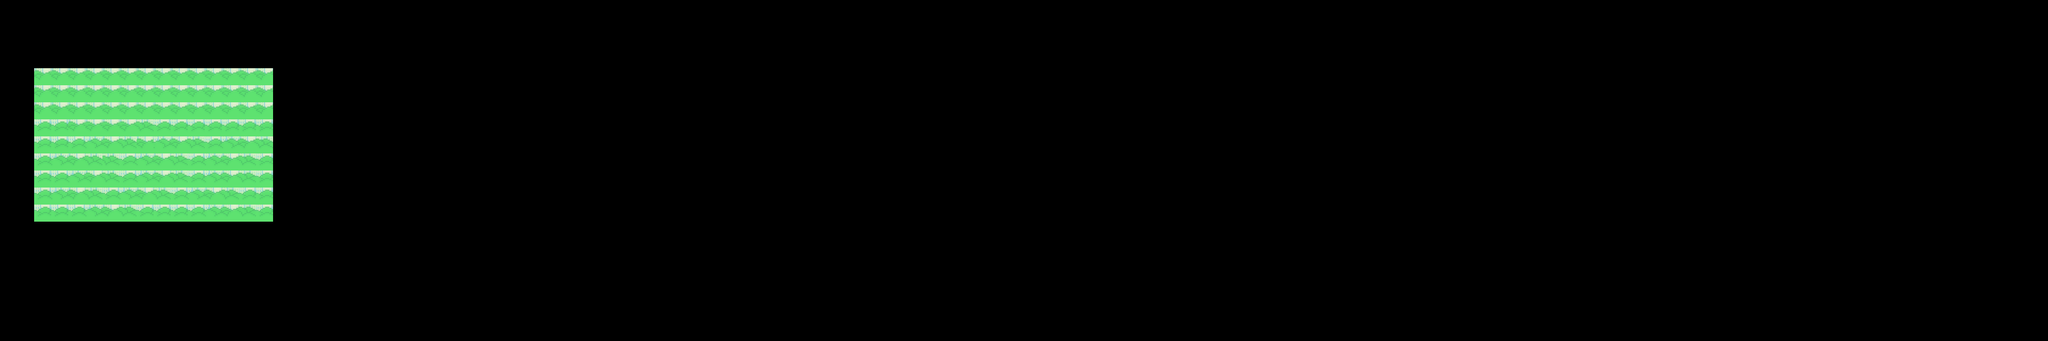

A 2D game scene composited from a Tiled map and its tileset images. What follows is a short description and the map's XML, with every tile layer's data as written:
An orthogonal 120x20 tile map with 32x32 px tiles, 1 tile layer (块层 1).

<map version="1.0" orientation="orthogonal" renderorder="right-down" width="120" height="20" tilewidth="32" tileheight="32" nextobjectid="1">
 <tileset firstgid="1" name="bg_day" tilewidth="32" tileheight="32" spacing="1" margin="1" tilecount="120" columns="8">
  <image source="bg_day.png" width="288" height="512" />
 </tileset>
 <layer name="块层 1" width="120" height="20">
  <data encoding="csv">
0,0,0,0,0,0,0,0,0,0,0,0,0,0,0,0,0,0,0,0,0,0,0,0,0,0,0,0,0,0,0,0,0,0,0,0,0,0,0,0,0,0,0,0,0,0,0,0,0,0,0,0,0,0,0,0,0,0,0,0,0,0,0,0,0,0,0,0,0,0,0,0,0,0,0,0,0,0,0,0,0,0,0,0,0,0,0,0,0,0,0,0,0,0,0,0,0,0,0,0,0,0,0,0,0,0,0,0,0,0,0,0,0,0,0,0,0,0,0,0,
0,0,0,0,0,0,0,0,0,0,0,0,0,0,0,0,0,0,0,0,0,0,0,0,0,0,0,0,0,0,0,0,0,0,0,0,0,0,0,0,0,0,0,0,0,0,0,0,0,0,0,0,0,0,0,0,0,0,0,0,0,0,0,0,0,0,0,0,0,0,0,0,0,0,0,0,0,0,0,0,0,0,0,0,0,0,0,0,0,0,0,0,0,0,0,0,0,0,0,0,0,0,0,0,0,0,0,0,0,0,0,0,0,0,0,0,0,0,0,0,
0,0,0,0,0,0,0,0,0,0,0,0,0,0,0,0,0,0,0,0,0,0,0,0,0,0,0,0,0,0,0,0,0,0,0,0,0,0,0,0,0,0,0,0,0,0,0,0,0,0,0,0,0,0,0,0,0,0,0,0,0,0,0,0,0,0,0,0,0,0,0,0,0,0,0,0,0,0,0,0,0,0,0,0,0,0,0,0,0,0,0,0,0,0,0,0,0,0,0,0,0,0,0,0,0,0,0,0,0,0,0,0,0,0,0,0,0,0,0,0,
0,0,0,0,0,0,0,0,0,0,0,0,0,0,0,0,0,0,0,0,0,0,0,0,0,0,0,0,0,0,0,0,0,0,0,0,0,0,0,0,0,0,0,0,0,0,0,0,0,0,0,0,0,0,0,0,0,0,0,0,0,0,0,0,0,0,0,0,0,0,0,0,0,0,0,0,0,0,0,0,0,0,0,0,0,0,0,0,0,0,0,0,0,0,0,0,0,0,0,0,0,0,0,0,0,0,0,0,0,0,0,0,0,0,0,0,0,0,0,0,
0,0,91,91,91,91,91,91,91,91,91,91,91,91,91,91,0,0,0,0,0,0,0,0,0,0,0,0,0,0,0,0,0,0,0,0,0,0,0,0,0,0,0,0,0,0,0,0,0,0,0,0,0,0,0,0,0,0,0,0,0,0,0,0,0,0,0,0,0,0,0,0,0,0,0,0,0,0,0,0,0,0,0,0,0,0,0,0,0,0,0,0,0,0,0,0,0,0,0,0,0,0,0,0,0,0,0,0,0,0,0,0,0,0,0,0,0,0,0,0,
0,0,91,91,91,91,91,91,91,91,91,91,91,91,91,91,0,0,0,0,0,0,0,0,0,0,0,0,0,0,0,0,0,0,0,0,0,0,0,0,0,0,0,0,0,0,0,0,0,0,0,0,0,0,0,0,0,0,0,0,0,0,0,0,0,0,0,0,0,0,0,0,0,0,0,0,0,0,0,0,0,0,0,0,0,0,0,0,0,0,0,0,0,0,0,0,0,0,0,0,0,0,0,0,0,0,0,0,0,0,0,0,0,0,0,0,0,0,0,0,
0,0,91,91,91,91,91,91,91,91,91,91,91,91,91,91,0,0,0,0,0,0,0,0,0,0,0,0,0,0,0,0,0,0,0,0,0,0,0,0,0,0,0,0,0,0,0,0,0,0,0,0,0,0,0,0,0,0,0,0,0,0,0,0,0,0,0,0,0,0,0,0,0,0,0,0,0,0,0,0,0,0,0,0,0,0,0,0,0,0,0,0,0,0,0,0,0,0,0,0,0,0,0,0,0,0,0,0,0,0,0,0,0,0,0,0,0,0,0,0,
0,0,89,89,91,91,91,91,92,89,89,89,89,89,89,89,0,0,0,0,0,0,0,0,0,0,0,0,0,0,0,0,0,0,0,0,0,0,0,0,0,0,0,0,0,0,0,0,0,0,0,0,0,0,0,0,0,0,0,0,0,0,0,0,0,0,0,0,0,0,0,0,0,0,0,0,0,0,0,0,0,0,0,0,0,0,0,0,0,0,0,0,0,0,0,0,0,0,0,0,0,0,0,0,0,0,0,0,0,0,0,0,0,0,0,0,0,0,0,0,
0,0,89,89,89,90,91,92,91,90,91,92,89,90,91,92,0,0,0,0,0,0,0,0,0,0,0,0,0,0,0,0,0,0,0,0,0,0,0,0,0,0,0,0,0,0,0,0,0,0,0,0,0,0,0,0,0,0,0,0,0,0,0,0,0,0,0,0,0,0,0,0,0,0,0,0,0,0,0,0,0,0,0,0,0,0,0,0,0,0,0,0,0,0,0,0,0,0,0,0,0,0,0,0,0,0,0,0,0,0,0,0,0,0,0,0,0,0,0,0,
0,0,89,90,91,92,92,89,90,91,92,89,90,91,92,89,0,0,0,0,0,0,0,0,0,0,0,0,0,0,0,0,0,0,0,0,0,0,0,0,0,0,0,0,0,0,0,0,0,0,0,0,0,0,0,0,0,0,0,0,0,0,0,0,0,0,0,0,0,0,0,0,0,0,0,0,0,0,0,0,0,0,0,0,0,0,0,0,0,0,0,0,0,0,0,0,0,0,0,0,0,0,0,0,0,0,0,0,0,0,0,0,0,0,0,0,0,0,0,0,
0,0,89,89,90,91,92,89,90,91,92,89,90,91,92,89,0,0,0,0,0,0,0,0,0,0,0,0,0,0,0,0,0,0,0,0,0,0,0,0,0,0,0,0,0,0,0,0,0,0,0,0,0,0,0,0,0,0,0,0,0,0,0,0,0,0,0,0,0,0,0,0,0,0,0,0,0,0,0,0,0,0,0,0,0,0,0,0,0,0,0,0,0,0,0,0,0,0,0,0,0,0,0,0,0,0,0,0,0,0,0,0,0,0,0,0,0,0,0,0,
0,0,89,90,91,92,89,90,91,92,89,90,91,92,89,89,0,0,0,0,0,0,0,0,0,0,0,0,0,0,0,0,0,0,0,0,0,0,0,0,0,0,0,0,0,0,0,0,0,0,0,0,0,0,0,0,0,0,0,0,0,0,0,0,0,0,0,0,0,0,0,0,0,0,0,0,0,0,0,0,0,0,0,0,0,0,0,0,0,0,0,0,0,0,0,0,0,0,0,0,0,0,0,0,0,0,0,0,0,0,0,0,0,0,0,0,0,0,0,0,
0,0,89,89,89,90,91,92,89,89,89,89,90,91,92,89,0,0,0,0,0,0,0,0,0,0,0,0,0,0,0,0,0,0,0,0,0,0,0,0,0,0,0,0,0,0,0,0,0,0,0,0,0,0,0,0,0,0,0,0,0,0,0,0,0,0,0,0,0,0,0,0,0,0,0,0,0,0,0,0,0,0,0,0,0,0,0,0,0,0,0,0,0,0,0,0,0,0,0,0,0,0,0,0,0,0,0,0,0,0,0,0,0,0,0,0,0,0,0,0,
0,0,0,0,0,0,0,0,0,0,0,0,0,0,0,0,0,0,0,0,0,0,0,0,0,0,0,0,0,0,0,0,0,0,0,0,0,0,0,0,0,0,0,0,0,0,0,0,0,0,0,0,0,0,0,0,0,0,0,0,0,0,0,0,0,0,0,0,0,0,0,0,0,0,0,0,0,0,0,0,0,0,0,0,0,0,0,0,0,0,0,0,0,0,0,0,0,0,0,0,0,0,0,0,0,0,0,0,0,0,0,0,0,0,0,0,0,0,0,0,
0,0,0,0,0,0,0,0,0,0,0,0,0,0,0,0,0,0,0,0,0,0,0,0,0,0,0,0,0,0,0,0,0,0,0,0,0,0,0,0,0,0,0,0,0,0,0,0,0,0,0,0,0,0,0,0,0,0,0,0,0,0,0,0,0,0,0,0,0,0,0,0,0,0,0,0,0,0,0,0,0,0,0,0,0,0,0,0,0,0,0,0,0,0,0,0,0,0,0,0,0,0,0,0,0,0,0,0,0,0,0,0,0,0,0,0,0,0,0,0,
0,0,0,0,0,0,0,0,0,0,0,0,0,0,0,0,0,0,0,0,0,0,0,0,0,0,0,0,0,0,0,0,0,0,0,0,0,0,0,0,0,0,0,0,0,0,0,0,0,0,0,0,0,0,0,0,0,0,0,0,0,0,0,0,0,0,0,0,0,0,0,0,0,0,0,0,0,0,0,0,0,0,0,0,0,0,0,0,0,0,0,0,0,0,0,0,0,0,0,0,0,0,0,0,0,0,0,0,0,0,0,0,0,0,0,0,0,0,0,0,
0,0,0,0,0,0,0,0,0,0,0,0,0,0,0,0,0,0,0,0,0,0,0,0,0,0,0,0,0,0,0,0,0,0,0,0,0,0,0,0,0,0,0,0,0,0,0,0,0,0,0,0,0,0,0,0,0,0,0,0,0,0,0,0,0,0,0,0,0,0,0,0,0,0,0,0,0,0,0,0,0,0,0,0,0,0,0,0,0,0,0,0,0,0,0,0,0,0,0,0,0,0,0,0,0,0,0,0,0,0,0,0,0,0,0,0,0,0,0,0,
0,0,0,0,0,0,0,0,0,0,0,0,0,0,0,0,0,0,0,0,0,0,0,0,0,0,0,0,0,0,0,0,0,0,0,0,0,0,0,0,0,0,0,0,0,0,0,0,0,0,0,0,0,0,0,0,0,0,0,0,0,0,0,0,0,0,0,0,0,0,0,0,0,0,0,0,0,0,0,0,0,0,0,0,0,0,0,0,0,0,0,0,0,0,0,0,0,0,0,0,0,0,0,0,0,0,0,0,0,0,0,0,0,0,0,0,0,0,0,0,
0,0,0,0,0,0,0,0,0,0,0,0,0,0,0,0,0,0,0,0,0,0,0,0,0,0,0,0,0,0,0,0,0,0,0,0,0,0,0,0,0,0,0,0,0,0,0,0,0,0,0,0,0,0,0,0,0,0,0,0,0,0,0,0,0,0,0,0,0,0,0,0,0,0,0,0,0,0,0,0,0,0,0,0,0,0,0,0,0,0,0,0,0,0,0,0,0,0,0,0,0,0,0,0,0,0,0,0,0,0,0,0,0,0,0,0,0,0,0,0,
0,0,0,0,0,0,0,0,0,0,0,0,0,0,0,0,0,0,0,0,0,0,0,0,0,0,0,0,0,0,0,0,0,0,0,0,0,0,0,0,0,0,0,0,0,0,0,0,0,0,0,0,0,0,0,0,0,0,0,0,0,0,0,0,0,0,0,0,0,0,0,0,0,0,0,0,0,0,0,0,0,0,0,0,0,0,0,0,0,0,0,0,0,0,0,0,0,0,0,0,0,0,0,0,0,0,0,0,0,0,0,0,0,0,0,0,0,0,0,0
</data>
 </layer>
</map>
